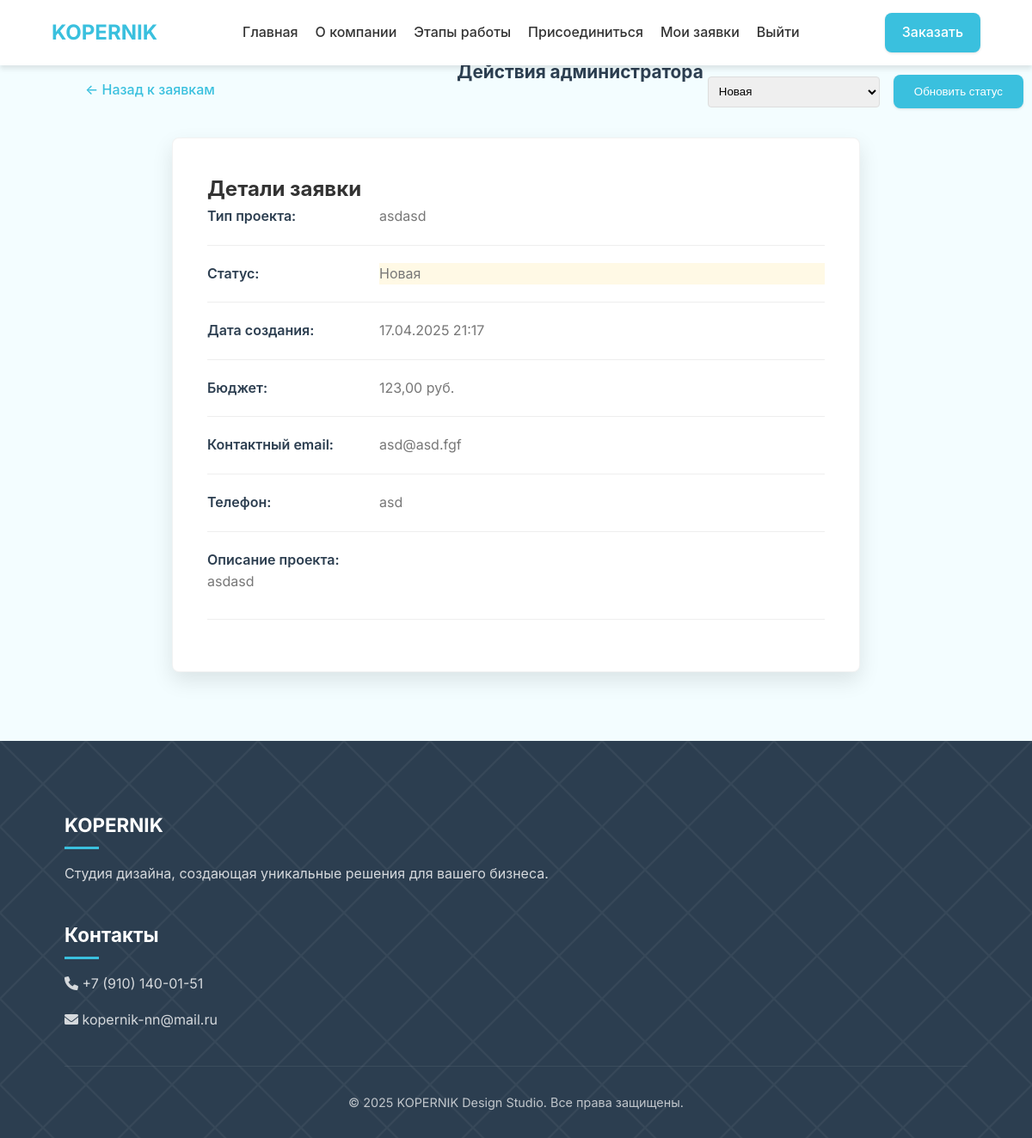
Screenshot of /applications/11/ (signed in) with the database file from the repository.
### design_studio/models.py (models this page shows, shortened)
class ClientRequest(models.Model):
    STATUS_CHOICES = [
        ('new', 'Новая'),
        ('in_progress', 'В работе'),
        ('completed', 'Завершена'),
        ('rejected', 'Отклонена'),
    ]
    name = models.CharField(max_length=100, verbose_name='Имя')
    email = models.EmailField(verbose_name='Email')
    phone = models.CharField(max_length=20, verbose_name='Телефон')
    project_type = models.CharField(max_length=100, verbose_name='Тип проекта')
    description = models.TextField(verbose_name='Описание проекта')
    budget = models.DecimalField(max_digits=10, decimal_places=2, verbose_name='Бюджет')
    created_at = models.DateTimeField(auto_now_add=True, verbose_name='Дата создания')
    status = models.CharField(max_length=20, choices=STATUS_CHOICES, default='new', verbose_name='Статус')
    user = models.ForeignKey(User, on_delete=models.CASCADE, null=True, blank=True, verbose_name='Пользователь')
    class Meta:
        verbose_name = 'Заявка клиента'
        verbose_name_plural = 'Заявки клиентов'
        ordering = ['-created_at']

### design_studio/views.py (the view, shortened to what this page needs)
# urls.py: path('applications/<int:request_id>/', views.request_detail, name='request_detail'),
@login_required
def request_detail(request, request_id):
    client_request = get_object_or_404(ClientRequest, id=request_id)
    if not request.user.is_superuser and client_request.user != request.user:
        return redirect('applications')
    return render(request, 'design_studio/request_detail.html', {
        'request': client_request
    })

### templates/design_studio/request_detail.html (shortened to what this page needs)
{% extends 'design_studio/base.html' %}
{% block content %}
<section class="request-detail">
    <div class="container">
        <a href="{% url 'applications' %}" class="btn btn-back">← Назад к заявкам</a>
        <div class="request-card detailed">
            <h2>Детали заявки</h2>
            <div class="request-info">
                <div class="info-row">
                    <span class="info-label">Тип проекта:</span>
                    <span class="info-value">{{ request.project_type }}</span>
                </div>
                <div class="info-row">
                    <span class="info-label">Статус:</span>
                    <span class="info-value status-{{ request.status }}">
                        {{ request.get_status_display }}
                    </span>
                </div>
                <div class="info-row">
                    <span class="info-label">Дата создания:</span>
                    <span class="info-value">{{ request.created_at|date:"d.m.Y H:i" }}</span>
                </div>
                <div class="info-row">
                    <span class="info-label">Бюджет:</span>
                    <span class="info-value">{{ request.budget }} руб.</span>
                </div>
                <div class="info-row">
                    <span class="info-label">Контактный email:</span>
                    <span class="info-value">{{ request.email }}</span>
                </div>
                <div class="info-row">
                    <span class="info-label">Телефон:</span>
                    <span class="info-value">{{ request.phone }}</span>
                </div>
                <div class="info-row full-width">
                    <span class="info-label">Описание проекта:</span>
                    <p class="info-value">{{ request.description }}</p>
                </div>
            </div>
            {% if user.is_superuser %}
            <div class="admin-actions">
                <h3>Действия администратора</h3>
                <form method="post" class="status-form">
                    <select name="status" class="status-select">
                        {% for value, label in request.STATUS_CHOICES %}
                        <option value="{{ value }}" {% if value == request.status %}selected{% endif %}>
                            {{ label }}
                        </option>
                        {% endfor %}
                    </select>
                    <button type="submit" class="btn btn-primary">Обновить статус</button>
                </form>
            </div>
            {% endif %}
        </div>
    </div>
</section>
{% endblock %}

### design_studio/static/css/style.css (style rules this page uses)
:root { --primary-color: #3ac0de; --secondary-color: #5150e8; --background-color: #f3fdff; --text-color: #333; --light-text: #777; --white: #fff; --dark-bg: #2c3e50; --shadow-sm: 0 1px 3px rgba(0, 0, 0, 0.12); --shadow-md: 0 4px 6px rgba(0, 0, 0, 0.1); --shadow-lg: 0 10px 25px rgba(0, 0, 0, 0.1); --transition: all 0.3s cubic-bezier(0.25, 0.8, 0.25, 1); --border-radius: 8px; }
* { margin: 0; padding: 0; box-sizing: border-box; }
body { font-family: 'Inter', -apple-system, BlinkMacSystemFont, sans-serif; background-color: var(--background-color); color: var(--text-color); line-height: 1.6; -webkit-font-smoothing: antialiased; -moz-osx-font-smoothing: grayscale; }
a { text-decoration: none; color: inherit; transition: var(--transition); }
.container { width: 90%; max-width: 1200px; margin: 0 auto; padding: 0 15px; }
.btn { display: inline-flex; align-items: center; justify-content: center; padding: 12px 24px; border-radius: var(--border-radius); font-weight: 500; transition: var(--transition); text-align: center; cursor: pointer; border: none; position: relative; overflow: hidden; }
.btn::after { content: ''; position: absolute; top: 50%; left: 50%; width: 5px; height: 5px; background: rgba(255, 255, 255, 0.5); opacity: 0; border-radius: 100%; transform: scale(1, 1) translate(-50%); transform-origin: 50% 50%; }
.btn-primary { background-color: var(--primary-color); color: var(--white); box-shadow: var(--shadow-sm); }
form input, form textarea, form select { width: 100%; padding: 12px 15px; border: 1px solid #ddd; border-radius: var(--border-radius); font-family: 'Inter', sans-serif; transition: var(--transition); }
.request-card { background-color: var(--white); padding: 25px; border-radius: var(--border-radius); box-shadow: var(--shadow-sm); transition: var(--transition); border: 1px solid rgba(0, 0, 0, 0.05); }
.request-card h3 { font-size: 1.3rem; margin-bottom: 15px; color: var(--dark-bg); }
.request-card p { margin-bottom: 10px; display: flex; }
.status-new, .status-pending { background-color: rgba(255, 193, 7, 0.1); color: #ffc107; }
.request-detail { padding: 80px 0; }
.btn-back { display: inline-flex; align-items: center; gap: 5px; margin-bottom: 30px; color: var(--primary-color); font-weight: 500; transition: var(--transition); }
.request-card.detailed { max-width: 800px; margin: 0 auto; padding: 40px; box-shadow: var(--shadow-lg); }
.info-row { display: flex; margin-bottom: 20px; padding-bottom: 20px; border-bottom: 1px solid #eee; }
.info-row.full-width { display: block; }
.info-label { font-weight: 600; width: 200px; color: var(--dark-bg); }
.info-value { flex: 1; color: var(--light-text); }
.admin-actions { margin-top: 40px; padding-top: 30px; border-top: 2px solid #eee; }
.status-form { display: flex; gap: 15px; margin-top: 20px; align-items: center; }
.status-select { padding: 10px 15px; border: 1px solid #ddd; border-radius: var(--border-radius); font-family: 'Inter', sans-serif; flex: 1; max-width: 300px; }
.admin-actions { margin-top: 2rem; padding-top: 1.5rem; border-top: 1px solid #eee; }
.status-form { display: flex; gap: 1rem; align-items: center; }
.status-select { padding: 0.5rem; border-radius: 4px; border: 1px solid #ddd; min-width: 200px; }
.admin-actions { position: absolute; top: 10px; right: 10px; display: flex; gap: 5px; }

### rows the page displays
ClientRequest: project_type "asdasd", status "Новая", created_at "17.04.2025 21:17", budget "123,00", email "asd@asd.fgf", phone "asd", description "asdasd"
